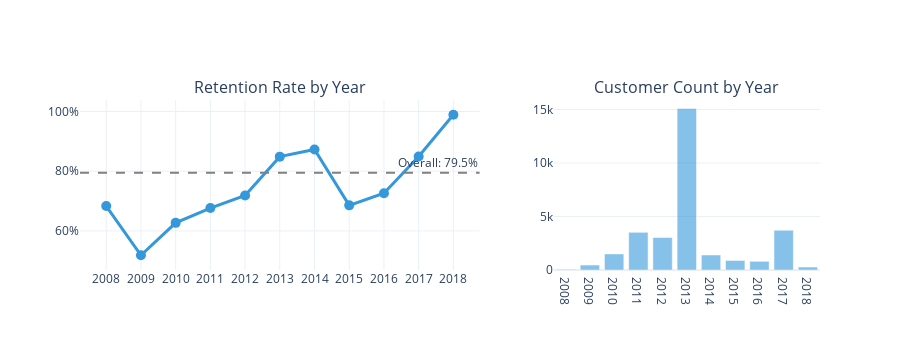
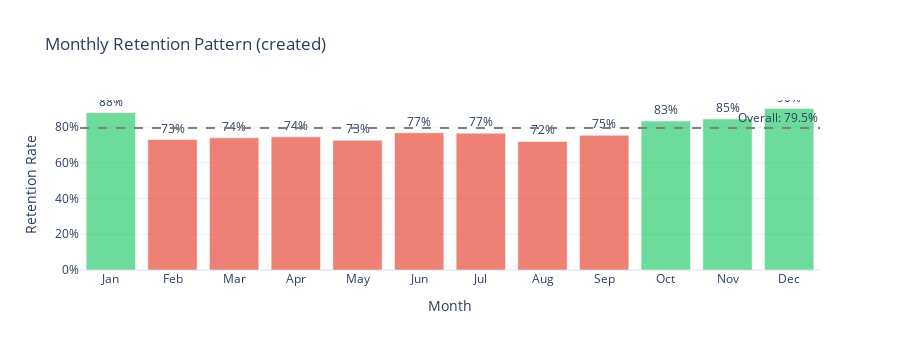
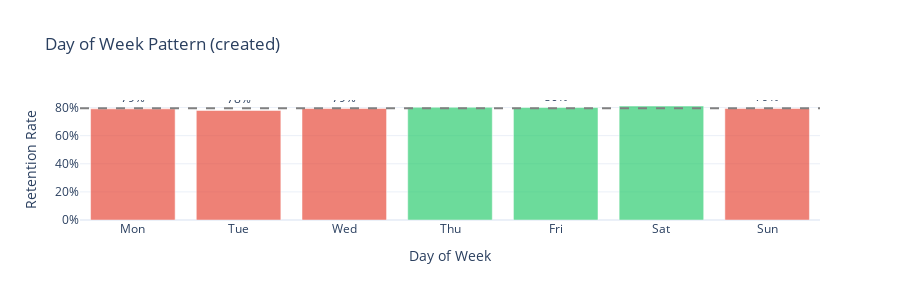

Notebook source saved alongside these figures, in order:
### Markdown cell above
## 4.8 Datetime Feature Analysis

Temporal patterns can reveal important retention signals - when customers joined, their last activity, and seasonal patterns.

**📖 What to Look For:**
- **Cohort effects**: Do customers who joined in certain periods have different retention?
- **Recency patterns**: How does time since last activity relate to retention?
- **Seasonal trends**: Are there monthly or quarterly patterns?

**📊 Common Temporal Features:**
| Feature Type | Example | Typical Insight |
|-------------|---------|-----------------|
| **Tenure** | Days since signup | Longer tenure often = higher retention |
| **Recency** | Days since last order | Recent activity = engaged customer |
| **Cohort** | Signup month/year | Economic conditions affect cohorts |
| **Day of Week** | Signup day | Weekend vs weekday patterns |

### Code cell
from customer_retention.stages.profiling import TemporalTargetAnalyzer

datetime_cols = [
    name for name, col in findings.columns.items()
    if col.inferred_type == ColumnType.DATETIME
]

print("=" * 80)
print("DATETIME FEATURE ANALYSIS")
print("=" * 80)
print(f"Detected datetime columns: {datetime_cols}")

if datetime_cols and findings.target_column:
    target = findings.target_column
    overall_retention = df[target].mean()
    
    # Use framework analyzer
    temporal_analyzer = TemporalTargetAnalyzer(min_samples_per_period=10)
    
    for col_name in datetime_cols[:3]:
        result = temporal_analyzer.analyze(df, col_name, target)
        
        print(f"\n{'='*60}")
        print(f"📅 {col_name.upper()}")
        print("="*60)
        
        if result.n_valid_dates == 0:
            print("  No valid dates found")
            continue
        
        print(f"  Date range: {result.min_date} to {result.max_date}")
        print(f"  Valid dates: {result.n_valid_dates:,}")
        
        # 1. Retention by Year (from framework result)
        if len(result.yearly_stats) > 1:
            print(f"\n  📊 Retention by Year: Trend is {result.yearly_trend}")
            
            year_stats = result.yearly_stats
            
            fig = make_subplots(rows=1, cols=2, subplot_titles=["Retention Rate by Year", "Customer Count by Year"],
                               column_widths=[0.6, 0.4])
            
            fig.add_trace(
                go.Scatter(
                    x=year_stats['period'].astype(str),
                    y=year_stats['retention_rate'],
                    mode='lines+markers',
                    name='Retention Rate',
                    line=dict(color='#3498db', width=3),
                    marker=dict(size=10)
                ),
                row=1, col=1
            )
            fig.add_hline(y=overall_retention, line_dash="dash", line_color="gray",
                         annotation_text=f"Overall: {overall_retention:.1%}", row=1, col=1)
            
            fig.add_trace(
                go.Bar(
                    x=year_stats['period'].astype(str),
                    y=year_stats['count'],
                    name='Count',
                    marker_color='rgba(52, 152, 219, 0.6)'
                ),
                row=1, col=2
            )
            
            fig.update_layout(height=350, template='plotly_white', showlegend=False)
            fig.update_yaxes(tickformat='.0%', row=1, col=1)
            display_figure(fig)
        
        # 2. Retention by Month (from framework result)
        if len(result.monthly_stats) > 1:
            print(f"\n  📊 Retention by Month (Seasonality):")
            
            month_stats = result.monthly_stats
            colors = ['rgba(46, 204, 113, 0.7)' if r >= overall_retention else 'rgba(231, 76, 60, 0.7)' 
                     for r in month_stats['retention_rate']]
            
            fig = go.Figure()
            fig.add_trace(go.Bar(
                x=month_stats['month_name'],
                y=month_stats['retention_rate'],
                marker_color=colors,
                text=[f"{r:.0%}" for r in month_stats['retention_rate']],
                textposition='outside'
            ))
            fig.add_hline(y=overall_retention, line_dash="dash", line_color="gray",
                         annotation_text=f"Overall: {overall_retention:.1%}")
            
            fig.update_layout(
                title=f"Monthly Retention Pattern ({col_name})",
                xaxis_title="Month",
                yaxis_title="Retention Rate",
                template='plotly_white',
                height=350,
                yaxis_tickformat='.0%'
            )
            display_figure(fig)
            
            # Seasonal insights from framework
            if result.seasonal_spread > 0.05:
                print(f"  📈 Seasonal spread: {result.seasonal_spread:.1%}")
                print(f"     Best month: {result.best_month}")
                print(f"     Worst month: {result.worst_month}")
        
        # 3. Retention by Day of Week (from framework result)
        if len(result.dow_stats) > 1:
            print(f"\n  📊 Retention by Day of Week:")
            
            dow_stats = result.dow_stats
            colors = ['rgba(46, 204, 113, 0.7)' if r >= overall_retention else 'rgba(231, 76, 60, 0.7)' 
                     for r in dow_stats['retention_rate']]
            
            fig = go.Figure()
            fig.add_trace(go.Bar(
                x=dow_stats['day_name'],
                y=dow_stats['retention_rate'],
                marker_color=colors,
                text=[f"{r:.0%}" for r in dow_stats['retention_rate']],
                textposition='outside'
            ))
            fig.add_hline(y=overall_retention, line_dash="dash", line_color="gray")
            
            fig.update_layout(
                title=f"Day of Week Pattern ({col_name})",
                xaxis_title="Day of Week",
                yaxis_title="Retention Rate",
                template='plotly_white',
                height=300,
                yaxis_tickformat='.0%'
            )
            display_figure(fig)
else:
    if not datetime_cols:
        print("\n  ℹ️ No datetime columns detected in this dataset.")
        print("     Consider adding date parsing in notebook 01 if dates exist as strings.")
    else:
        print("\n  ℹ️ No target column available for retention analysis.")

### Figure 1 — Plotly figure (JSON) as saved in the notebook; plotly's stock layout.template omitted (floating-point values rounded to 4 significant figures)
{"data": [{"line": {"color": "#3498db", "width": 3}, "marker": {"size": 10}, "mode": "lines+markers", "name": "Retention Rate", "type": "scatter", "x": ["2008", "2009", "2010", "2011", "2012", "2013", "2014", "2015", "2016", "2017", "2018"], "xaxis": "x", "y": [0.6833, 0.5185, 0.627, 0.6765, 0.7186, 0.8487, 0.8726, 0.6856, 0.7261, 0.8495, 0.989], "yaxis": "y"}, {"marker": {"color": "rgba(52, 152, 219, 0.6)"}, "name": "Count", "type": "bar", "x": ["2008", "2009", "2010", "2011", "2012", "2013", "2014", "2015", "2016", "2017", "2018"], "xaxis": "x2", "y": [60, 459, 1504, 3518, 3035, 15096, 1405, 897, 807, 3727, 273], "yaxis": "y2"}], "layout": {"annotations": [{"font": {"size": 16}, "showarrow": false, "text": "Retention Rate by Year", "x": 0.27, "xanchor": "center", "xref": "paper", "y": 1, "yanchor": "bottom", "yref": "paper"}, {"font": {"size": 16}, "showarrow": false, "text": "Customer Count by Year", "x": 0.82, "xanchor": "center", "xref": "paper", "y": 1, "yanchor": "bottom", "yref": "paper"}, {"showarrow": false, "text": "Overall: 79.5%", "x": 1, "xanchor": "right", "xref": "x domain", "y": 0.7945, "yanchor": "bottom", "yref": "y"}], "height": 350, "shapes": [{"line": {"color": "gray", "dash": "dash"}, "type": "line", "x0": 0, "x1": 1, "xref": "x domain", "y0": 0.7945, "y1": 0.7945, "yref": "y"}], "showlegend": false, "xaxis": {"anchor": "y", "domain": [0, 0.54]}, "xaxis2": {"anchor": "y2", "domain": [0.64, 1]}, "yaxis": {"anchor": "x", "domain": [0, 1], "tickformat": ".0%"}, "yaxis2": {"anchor": "x2", "domain": [0, 1]}}}

### Figure 2 — Plotly figure (JSON) as saved in the notebook; plotly's stock layout.template omitted (floating-point values rounded to 4 significant figures)
{"data": [{"marker": {"color": ["rgba(46, 204, 113, 0.7)", "rgba(231, 76, 60, 0.7)", "rgba(231, 76, 60, 0.7)", "rgba(231, 76, 60, 0.7)", "rgba(231, 76, 60, 0.7)", "rgba(231, 76, 60, 0.7)", "rgba(231, 76, 60, 0.7)", "rgba(231, 76, 60, 0.7)", "rgba(231, 76, 60, 0.7)", "rgba(46, 204, 113, 0.7)", "rgba(46, 204, 113, 0.7)", "rgba(46, 204, 113, 0.7)"]}, "text": ["88%", "73%", "74%", "74%", "73%", "77%", "77%", "72%", "75%", "83%", "85%", "90%"], "textposition": "outside", "type": "bar", "x": ["Jan", "Feb", "Mar", "Apr", "May", "Jun", "Jul", "Aug", "Sep", "Oct", "Nov", "Dec"], "y": [0.8801, 0.73, 0.7393, 0.7448, 0.7256, 0.7677, 0.7652, 0.7192, 0.7534, 0.8328, 0.8454, 0.9034]}], "layout": {"annotations": [{"showarrow": false, "text": "Overall: 79.5%", "x": 1, "xanchor": "right", "xref": "x domain", "y": 0.7945, "yanchor": "bottom", "yref": "y"}], "height": 350, "shapes": [{"line": {"color": "gray", "dash": "dash"}, "type": "line", "x0": 0, "x1": 1, "xref": "x domain", "y0": 0.7945, "y1": 0.7945, "yref": "y"}], "title": {"text": "Monthly Retention Pattern (created)"}, "xaxis": {"title": {"text": "Month"}}, "yaxis": {"tickformat": ".0%", "title": {"text": "Retention Rate"}}}}

### Figure 3 — Plotly figure (JSON) as saved in the notebook; plotly's stock layout.template omitted (floating-point values rounded to 4 significant figures)
{"data": [{"marker": {"color": ["rgba(231, 76, 60, 0.7)", "rgba(231, 76, 60, 0.7)", "rgba(231, 76, 60, 0.7)", "rgba(46, 204, 113, 0.7)", "rgba(46, 204, 113, 0.7)", "rgba(46, 204, 113, 0.7)", "rgba(231, 76, 60, 0.7)"]}, "text": ["79%", "78%", "79%", "80%", "80%", "81%", "79%"], "textposition": "outside", "type": "bar", "x": ["Mon", "Tue", "Wed", "Thu", "Fri", "Sat", "Sun"], "y": [0.7908, 0.7791, 0.793, 0.8017, 0.8002, 0.8109, 0.7933]}], "layout": {"height": 300, "shapes": [{"line": {"color": "gray", "dash": "dash"}, "type": "line", "x0": 0, "x1": 1, "xref": "x domain", "y0": 0.7945, "y1": 0.7945, "yref": "y"}], "title": {"text": "Day of Week Pattern (created)"}, "xaxis": {"title": {"text": "Day of Week"}}, "yaxis": {"tickformat": ".0%", "title": {"text": "Retention Rate"}}}}
